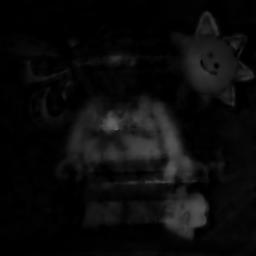
#> input picture !temp/4D_lego_0001_(0, 1).jpg, 256 x 256 px
$ python -i utils.py   (imports and definitions only)
#> lines starting #> are read from the running program, lines starting #| are printed output that depends on the picture; after the words box and inside, x2 and y2 are one past the last pixel; in counts of white or black regions, pixels touching at a corner belong together
# logger
import logging
import numpy as np
import math
import cv2
import functools
import time, os
import reprlib
import matplotlib.pyplot as plt
import tifffile
from pathlib import Path
from PIL import Image
import itertools
from colour_system import cs_srgb as ColorS


# [35 lines left out: functions SAM, selectFrames, not called in this run]

def saveintemp(data,name='test',rgb=False,specrange=(400,700)):
    if not os.path.exists('temp'):
        os.makedirs('temp')
    if data.ndim == 3:
        if not rgb:
            for idx in range(data.shape[2]):
                # print(idx)
                im1 = data[:,:,idx]
                im1 = np.round(im1 * 255.0)
                im1 = Image.fromarray(im1)
                im1 = im1.convert("L")
                im1 = im1.save(f"temp/{name}_{idx}.png", compress_level=0)
        else:
            img = np.zeros(*data.shape[0:2],3)
            for idxi in range(data.shape[0]):
                for idxj in range(data.shape[1]):
                    img[idxi,idxj,:] = ColorS.spec_to_rgb(data[indi,indj,:],specrange)
            img = img/np.amax(img)
            img = np.round(img * 255.0)
            img = Image.fromarray(img)
            img = img.convert("RGB")
            img = img.save(f"temp/{name}.png", compress_level=0)

    elif data.ndim == 4:
        if not rgb:
            for idx in itertools.product(list(range(data.shape[2])),list(range(data.shape[3]))):
                # print(idx)
                im1 = data[:,:,idx[0],idx[1]]
                im1 = np.round(im1 * 255.0)
                im1 = Image.fromarray(im1)
                im1 = im1.convert("L")
                im1 = im1.save(f"temp/{name}_{idx}.png", compress_level=0)
        else:
            data_rgb = np.zeros((*data.shape[0:2],3,data.shape[3]))
            for indf in range(data.shape[3]):
                for indi in range(data.shape[0]):
                    for indj in range(data.shape[1]):
                        data_rgb[indi,indj,:,indf] = ColorS.spec_to_rgb(data[indi,indj,:,indf],specrange)
            data = data_rgb/np.amax(data_rgb)
            for idx in range(data.shape[3]):
                # print(idx)
                im1 = data[...,idx]
                im1 = np.round(im1 * 255.0)
                im1 = Image.fromarray(im1.astype('int8'),mode='RGB')
                im1 = im1.save(f"temp/{name}_{idx}.png", compress_level=0)

# [30 lines left out: function outputevalarray, not called in this run]


def loadTiffFile(path,name):
    p = Path(path)
    return tifffile.imread(p / name)

# [111 lines left out: functions display_highdimdatacube, timer, init_logger, not called in this run]


'''
# --------------------------------------------
# metric, PSNR and SSIM
# --------------------------------------------
'''

# --------------------------------------------
# PSNR
# --------------------------------------------
# [110 lines left out: functions calculate_psnr, calculate_ssim, ssim, shifter, not called in this run]

def load_data(path:str,name:str,dataname:str):
    return scio.loadmat(f'data/{path}/{name}.mat')[dataname]

# --------------------------------------------
# numpy(single) (HxWxC) <--->  tensor
# --------------------------------------------


# convert single (HxWxC) to 3-dimensional torch tensor
def single2tensor3(img):
    return torch.from_numpy(np.ascontiguousarray(img)).permute(2, 0, 1).float()


# convert single (HxWxC) to 4-dimensional torch tensor
def single2tensor4(img):
    return torch.from_numpy(np.ascontiguousarray(img)).\
                                permute(2, 0, 1).float().unsqueeze(0)


# convert torch tensor to single
# [15 lines left out: functions tensor2single, tensor2single3, not called in this run]


def single2tensor5(img):
    return torch.from_numpy(np.ascontiguousarray(img)).\
                             permute(2, 0, 1, 3).float().unsqueeze(0)


def single32tensor5(img):
    return torch.from_numpy(np.ascontiguousarray(img)).\
                                    float().unsqueeze(0).unsqueeze(0)


def single42tensor4(img):
    return torch.from_numpy(np.ascontiguousarray(img)).\
                                    permute(2, 0, 1, 3).float()

>>> import cv2
>>> picture = cv2.imread('!temp/4D_lego_0001_(0, 1).jpg')
#> picture is the input picture: shape (256, 256, 3); min 0, max 98, mean 10.9
>>> result = saveintemp(picture)
#> the loop in saveintemp, `for idx in range(data.shape[2]):` made 3 passes
#> pass 1, in saveintemp, `im1 = np.round(im1 * 255.0)`:
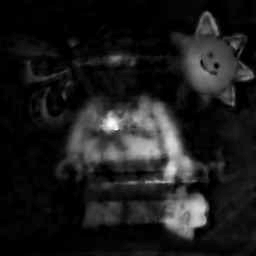
#> im1: shape (256, 256) float64; min 0, max 24990, mean 2789.3; drawn with min black and max white
#> pass 1, in saveintemp, `im1 = im1.convert("L")`:
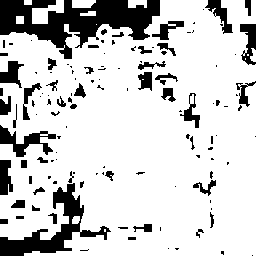
#> im1: PIL image 256x256 L; 80.9% white; 125 black regions (75 under 20 px), largest, box (x1, y1, x2, y2) and area: (0, 0, 160, 59) 4659, (0, 183, 111, 256) 2170, (0, 125, 56, 157) 678

$ run again, on !temp/4D_lego_0001_(0, 10).jpg
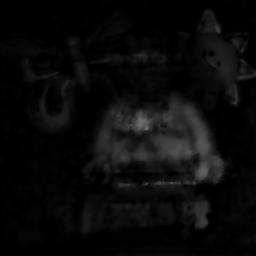
#> input picture !temp/4D_lego_0001_(0, 10).jpg, 256 x 256 px
#> picture is the input picture: shape (256, 256, 3); min 0, max 115, mean 10.2
#> the loop in saveintemp, `for idx in range(data.shape[2]):` made 3 passes
#> pass 1, in saveintemp, `im1 = np.round(im1 * 255.0)`:
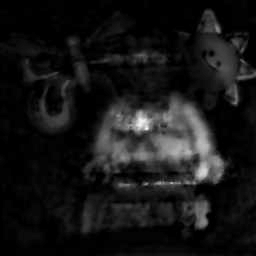
#> im1: shape (256, 256) float64; min 0, max 29325, mean 2608.1; drawn with min black and max white
#> pass 1, in saveintemp, `im1 = im1.convert("L")`:
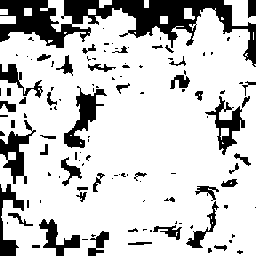
#> im1: PIL image 256x256 L; 79.1% white; 120 black regions (74 under 20 px), largest, box (x1, y1, x2, y2) and area: (0, 0, 256, 67) 5987, (64, 86, 107, 148) 920, (0, 120, 36, 184) 824

$ run again, on !temp/4D_lego_0001_(0, 12).jpg
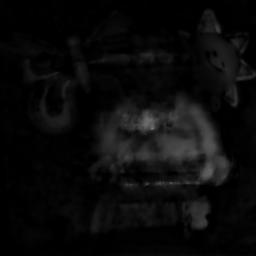
#> input picture !temp/4D_lego_0001_(0, 12).jpg, 256 x 256 px
#> picture is the input picture: shape (256, 256, 3); min 0, max 122, mean 10.3
#> the loop in saveintemp, `for idx in range(data.shape[2]):` made 3 passes
#> pass 1, in saveintemp, `im1 = np.round(im1 * 255.0)`:
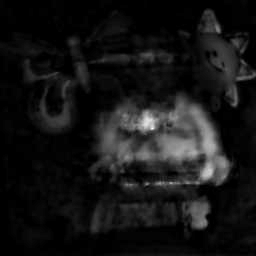
#> im1: shape (256, 256) float64; min 0, max 31110, mean 2634.2; drawn with min black and max white
#> pass 1, in saveintemp, `im1 = im1.convert("L")`:
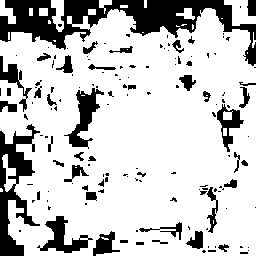
#> im1: PIL image 256x256 L; 78.3% white; 147 black regions (102 under 20 px), largest, box (x1, y1, x2, y2) and area: (0, 0, 256, 66) 5921, (0, 124, 40, 256) 2228, (64, 88, 104, 149) 862
